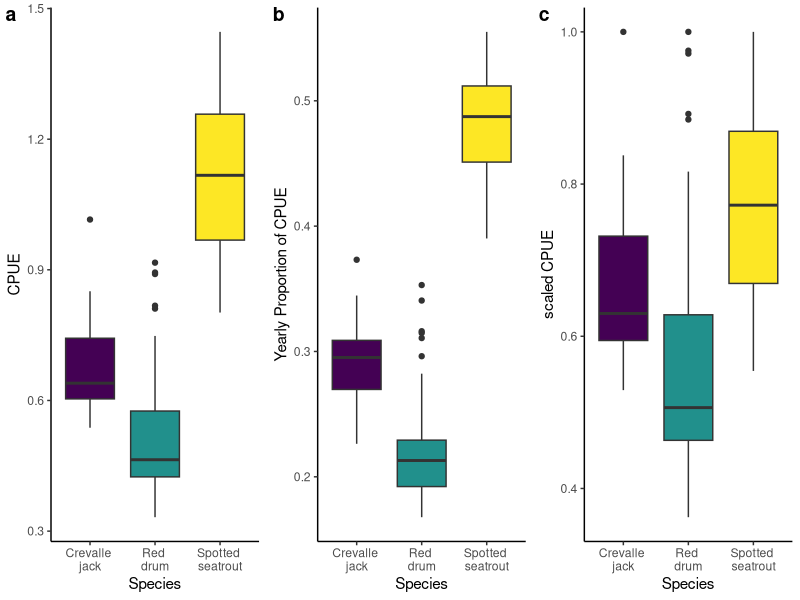
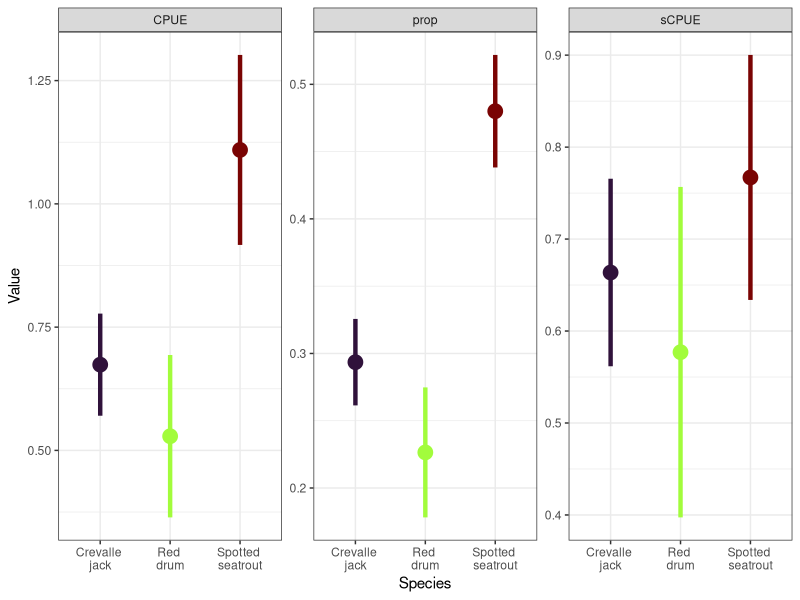
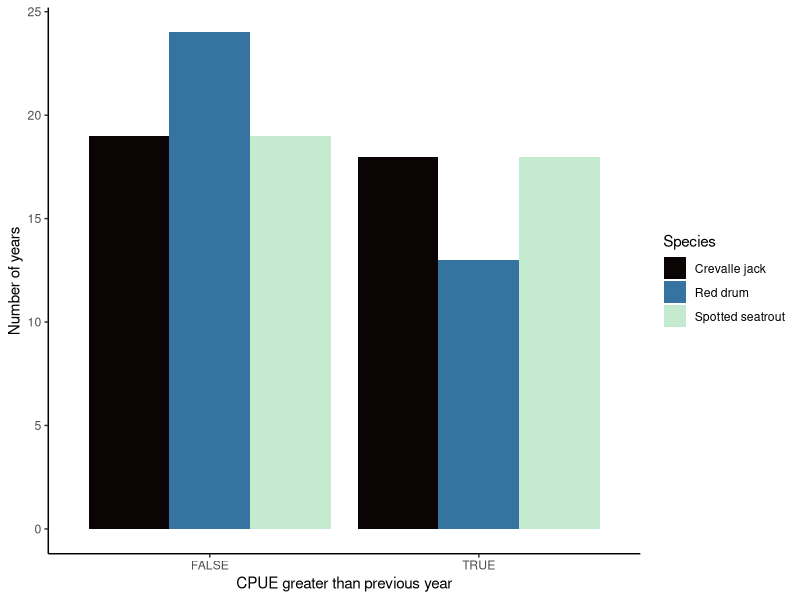

These charts were generated, in order, by the following R code:
## ---- chunk 1
knitr::opts_chunk$set(collapse = T, cache = T)
## ---- chunk 2
library(tidyverse)

df = read_csv('data/ENP_catch.csv')
str(df)

## ---- chunk 3
df_l = df |> 
      pivot_longer(`Crevalle jack`:`Spotted seatrout`, 
                   names_to = 'species', values_to = 'CPUE')
## ---- chunk 4
# calculate the mean and sd of CPUE and extract species with max and min per year
df_m = df_l |> 
      group_by(Year) |> 
      summarize(CPUE_m = mean(CPUE),
                CPUE_sd = sd(CPUE),
                max_sp = species[which.max(CPUE)],
                min_sp = species[which.min(CPUE)])

# year with max CPUE
df_m$Year[which.max(df_m$CPUE_m)]
max(df_m$CPUE_m)

#year with min CPUE
df_m$Year[which.min(df_m$CPUE_m)]
min(df_m$CPUE_m)

# species with maximum values 
df_m$max_sp

# species with min values
df_m$min_sp

## ---- chunk 5
df_n = df_l |> 
      group_by(Year) |> 
      mutate(prop = CPUE/sum(CPUE)) |> 
      group_by(species) |> 
      mutate(sCPUE = CPUE/max(CPUE)) |> 
      ungroup()

df_n
## ---- chunk 6
library(viridis)

# using ggarrange
library(ggpubr)

a = ggplot(df_n, aes(species, CPUE, fill = species))+
      geom_boxplot()+
      scale_fill_viridis_d()+
      labs(x = 'Species', y = 'CPUE')+
      scale_x_discrete(labels = c('Crevalle \njack',
                                  'Red \ndrum',
                                  'Spotted \nseatrout'))+
      theme_classic()
      
b = ggplot(df_n, aes(species, prop, fill = species))+
      geom_boxplot()+
      scale_fill_viridis_d()+
      labs(x = 'Species', y = 'Yearly Proportion of CPUE')+
      scale_x_discrete(labels = c('Crevalle \njack',
                                  'Red \ndrum',
                                  'Spotted \nseatrout'))+
      theme_classic()

c = ggplot(df_n, aes(species, sCPUE, fill = species))+
      geom_boxplot()+
      scale_fill_viridis_d()+
      labs(x = 'Species', y = 'scaled CPUE')+
      scale_x_discrete(labels = c('Crevalle \njack',
                                  'Red \ndrum',
                                  'Spotted \nseatrout'))+
      theme_classic()

ggarrange(a,b,c,
          labels = 'auto',
          legend = 'none',
          nrow = 1)

# using facet_wrap
d = df_n |> 
      pivot_longer(CPUE:sCPUE, names_to = 'metric', 
                   values_to = 'value')


ggplot(d, aes(species, value, color = species))+
      stat_summary(fun = mean,
               fun.min = function(x) mean(x) - sd(x), 
               fun.max = function(x) mean(x) + sd(x), 
               geom = "pointrange",
               size = 1, linewidth = 1.5)+
      scale_color_viridis_d(option = 'turbo')+
      scale_x_discrete(labels = c('Crevalle \njack',
                                  'Red \ndrum',
                                  'Spotted \nseatrout'))+
      labs(x = 'Species', y = 'Value')+
      facet_wrap(~metric, scales = 'free_y')+
      theme_bw()+
      theme(legend.position = 'none')
## ---- chunk 7
df_q = df_n |> 
      group_by(species) |> 
      mutate(class = case_when(
            CPUE < quantile(CPUE, 0.4) ~ 'Below average',
            between(CPUE, 
                    quantile(CPUE, 0.4), 
                    quantile(CPUE, 0.6)) ~ 'Average',
            CPUE > quantile(CPUE, 0.6) ~ 'Above average'
      ))

df_q
## ---- chunk 8
# for loop 
df_q$comp_fl = NA

yrs = unique(df_q$Year)

for (i in 2:length(yrs)){
      df_q$comp_fl[df_q$species == 'Crevalle jack' & df_q$Year == yrs[i]] = 
            df_q$CPUE[df_q$species == 'Crevalle jack'& df_q$Year == yrs[i]] > 
            df_q$CPUE[df_q$species == 'Crevalle jack'& df_q$Year == yrs[i-1]]
      
       df_q$comp_fl[df_q$species == 'Red drum'& df_q$Year == yrs[i]] = 
            df_q$CPUE[df_q$species == 'Red drum'& df_q$Year == yrs[i]] > 
            df_q$CPUE[df_q$species == 'Red drum'& df_q$Year == yrs[i-1]]
       
        df_q$comp_fl[df_q$species == 'Spotted seatrout'& df_q$Year == yrs[i]] = 
            df_q$CPUE[df_q$species == 'Spotted seatrout'& df_q$Year == yrs[i]] > 
            df_q$CPUE[df_q$species == 'Spotted seatrout'& df_q$Year == yrs[i-1]]
}

# dplyr
df_q = df_q |> 
      group_by(species) |> 
      mutate(comp_dp = CPUE > lag(CPUE))

df_q
## ---- chunk 9
d = df_q |> 
      drop_na() |> 
      group_by(species) |> 
      count(comp_dp) 

ggplot(d, aes(comp_dp, n, fill = species))+
      geom_col(position = 'dodge')+
      scale_fill_viridis_d(option = 'mako', end = 0.95)+
      labs(x = 'CPUE greater than previous year',
           y = 'Number of years', 
           fill = 'Species')+
      theme_classic()

